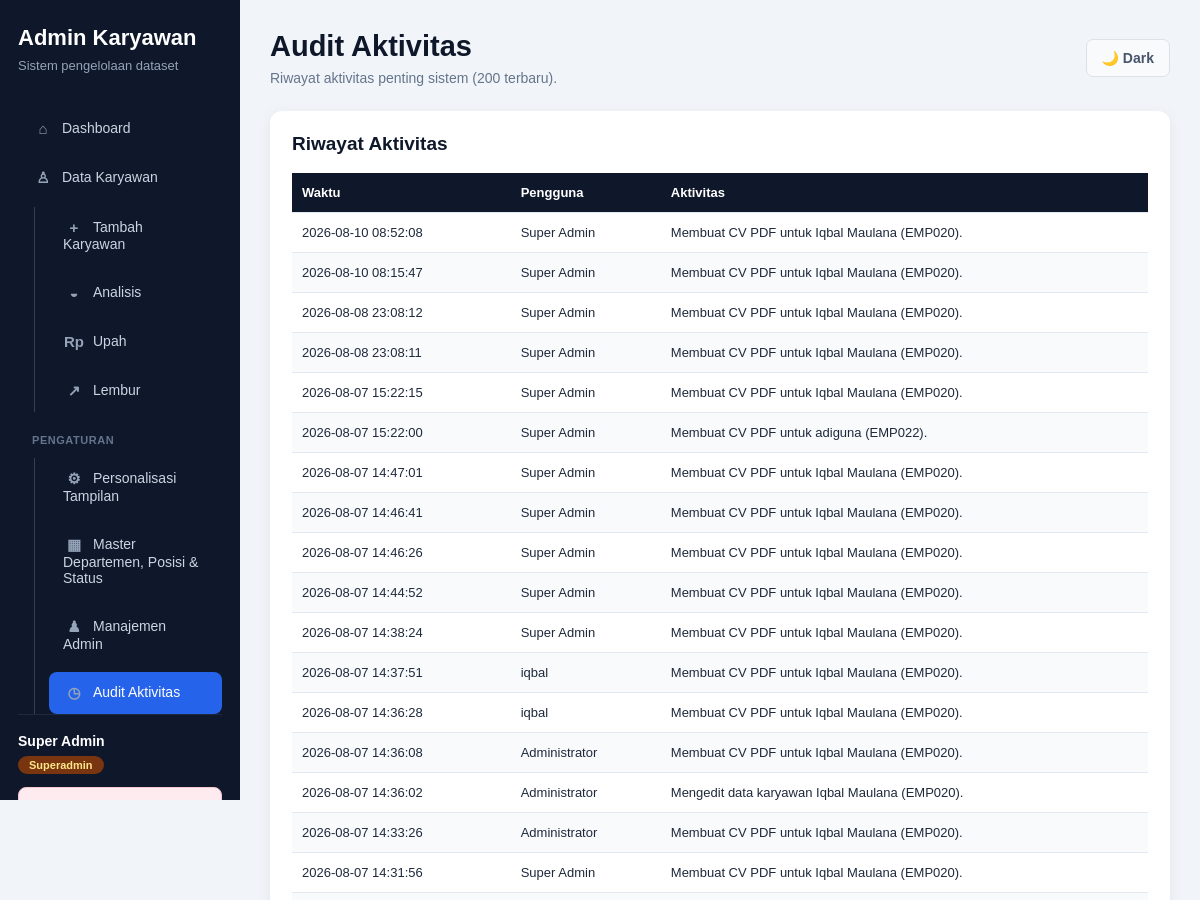
Page /Dashboard/audit-aktivitas.php (signed in, upper part) on the earlier database version.
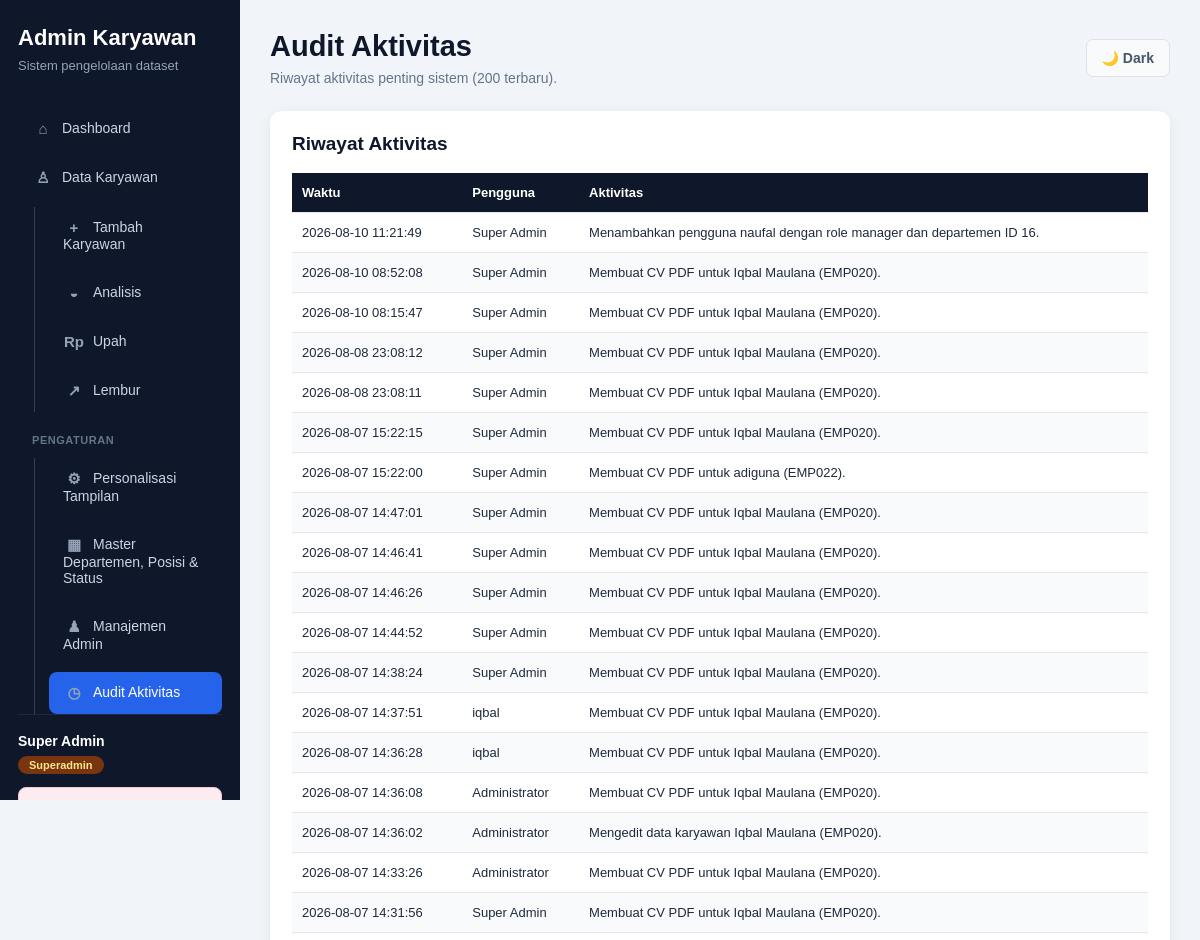
Same page on the later database version.
### tables this page shows
CREATE TABLE `audit_aktivitas` (
  `id` bigint unsigned NOT NULL AUTO_INCREMENT,
  `user_id` int DEFAULT NULL,
  `aktivitas` varchar(255) NOT NULL,
  `dibuat_pada` timestamp NULL DEFAULT CURRENT_TIMESTAMP,
  PRIMARY KEY (`id`)
);

CREATE TABLE `users` (
  `id` int NOT NULL AUTO_INCREMENT,
  `username` varchar(50) NOT NULL,
  `password` varchar(255) NOT NULL,
  `nama` varchar(150) NOT NULL,
  `role` enum('superadmin','admin','pic','koordinator','manager','viewer') NOT NULL DEFAULT 'viewer',
  `department_id` int unsigned DEFAULT NULL,
  `is_active` tinyint(1) NOT NULL DEFAULT '1',
  `created_at` timestamp NOT NULL DEFAULT CURRENT_TIMESTAMP,
  PRIMARY KEY (`id`),
  UNIQUE KEY `username` (`username`),
  KEY `fk_users_department` (`department_id`),
  CONSTRAINT `fk_users_department` FOREIGN KEY (`department_id`) REFERENCES `master_departemen` (`id`) ON DELETE RESTRICT
);

### Dashboard/audit-aktivitas.php (the view, shortened to what this page needs)
<?php
require __DIR__ . "/koneksi.php";
$hasil = mysqli_query(
    $conn,
    "SELECT a.*, u.nama, u.username
     FROM audit_aktivitas a
     LEFT JOIN users u ON u.id = a.user_id
     ORDER BY a.id DESC
     LIMIT 200"
);
require __DIR__ . "/partials/atas.php";
?>
    <section class="data-card">
        <div class="data-card-header">
            <h2>Riwayat Aktivitas</h2>
        </div>
        <div class="table-wrapper">
            <table style="min-width:700px">
                <thead>
                    <tr>
                        <th>Waktu</th>
                        <th>Pengguna</th>
                        <th>Aktivitas</th>
                    </tr>
                </thead>
                <tbody>
                    <?php if ($hasil && mysqli_num_rows($hasil) > 0): ?>
                        <?php while ($baris = mysqli_fetch_assoc($hasil)): ?>
                            <tr>
                                <td><?= htmlspecialchars((string) $baris["dibuat_pada"]); ?></td>
                                <td><?= htmlspecialchars($baris["nama"] ?: ($baris["username"] ?: "-")); ?></td>
                                <td><?= htmlspecialchars($baris["aktivitas"]); ?></td>
                            </tr>
                        <?php endwhile; ?>
                    <?php else: ?>
                        <tr>
                            <td colspan="3" class="empty-data">Belum ada aktivitas tercatat.</td>
                        </tr>
                    <?php endif; ?>
                </tbody>
            </table>
        </div>
    </section>
<?php
require __DIR__ . "/partials/bawah.php";

Differences in the rows shown:
added audit_aktivitas: dibuat_pada "2026-08-10 11:21:49", user.nama "Super Admin", aktivitas "Menambahkan pengguna naufal dengan role manager dan departemen ID 16."
